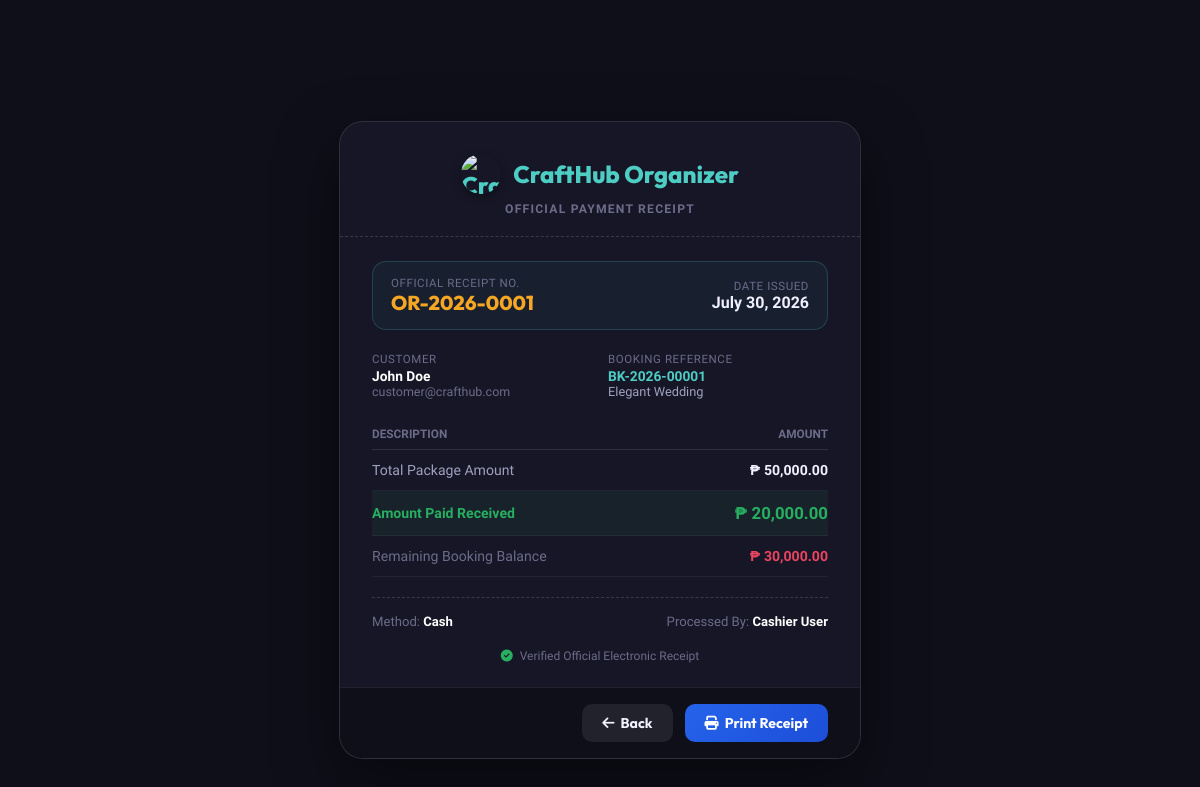
/receipt.php?id=1 (signed in), run on the app's committed database.
### tables this page shows
CREATE TABLE IF NOT EXISTS payments (
    payment_id INT AUTO_INCREMENT PRIMARY KEY,
    booking_id INT NOT NULL,
    cashier_id INT NOT NULL,
    amount_paid DECIMAL(10,2) NOT NULL,
    payment_type ENUM('downpayment','full','balance') NOT NULL DEFAULT 'full',
    payment_method VARCHAR(20) DEFAULT 'cash',
    reference_no VARCHAR(50),
    or_number VARCHAR(20) UNIQUE NOT NULL,
    notes TEXT,
    payment_date TIMESTAMP DEFAULT CURRENT_TIMESTAMP,
    FOREIGN KEY (booking_id) REFERENCES bookings(booking_id) ON DELETE CASCADE,
    FOREIGN KEY (cashier_id) REFERENCES users(user_id) ON DELETE CASCADE
);

CREATE TABLE IF NOT EXISTS users (
    user_id INT AUTO_INCREMENT PRIMARY KEY,
    first_name VARCHAR(20) NULL,
    middle_name VARCHAR(15) NULL,
    last_name VARCHAR(20) NULL,
    surname VARCHAR(20) NULL,
    name VARCHAR(65) NOT NULL,
    email VARCHAR(100) UNIQUE NOT NULL,
    password VARCHAR(255) NOT NULL,
    contact_no VARCHAR(11) NULL COMMENT '11-digit mobile number (09XXXXXXXXX)',
    gender VARCHAR(20) NULL,
    address TEXT,
    id_code VARCHAR(20) UNIQUE NULL,
    temp_password VARCHAR(255) NULL,
    login_email VARCHAR(191) NULL,
    business_name VARCHAR(100) NULL,
    event_type_interest VARCHAR(50) NULL,
    guest_count_est SMALLINT UNSIGNED NULL,
    profile_notes TEXT NULL,
    rejection_reason TEXT NULL,
    ip_address VARCHAR(45) NULL,                            
    role ENUM('customer','staff','cashier','admin') DEFAULT 'customer',
    security_question VARCHAR(255),
    security_answer_hash VARCHAR(255),
    status ENUM('active','inactive','pending_approval','rejected') DEFAULT 'active',
    created_at TIMESTAMP DEFAULT CURRENT_TIMESTAMP
);

CREATE TABLE IF NOT EXISTS bookings (
    booking_id INT AUTO_INCREMENT PRIMARY KEY,
    booking_reference VARCHAR(20) UNIQUE,
    customer_id INT NOT NULL,
    package_id INT NOT NULL,
    venue_id INT NULL,
    event_date DATE NOT NULL,
    payment_due_date DATE NULL,
    event_time TIME DEFAULT '09:00:00',
    event_type ENUM('Wedding','Birthday','Debut','Christening') NOT NULL DEFAULT 'Wedding',
    payment_plan ENUM('full','downpayment') NOT NULL DEFAULT 'full',
    guest_count SMALLINT UNSIGNED DEFAULT 1,                
    original_amount DECIMAL(10,2) NULL,
    discount_percent DECIMAL(5,2) NOT NULL DEFAULT 0.00,
    discount_amount DECIMAL(10,2) NOT NULL DEFAULT 0.00,
    downpayment_percent DECIMAL(5,2) NOT NULL DEFAULT 50.00,
    required_downpayment DECIMAL(10,2) NOT NULL DEFAULT 0.00,
    downpayment_amount DECIMAL(12,2) NOT NULL DEFAULT 0.00,
    total_amount DECIMAL(10,2) NOT NULL DEFAULT 0.00,
    amount_paid DECIMAL(10,2) NOT NULL DEFAULT 0.00,
    status ENUM('Pending','Confirmed','Paid','Completed','Cancelled') DEFAULT 'Pending',
    approved_at TIMESTAMP NULL DEFAULT NULL,
    approved_by INT NULL,
    notes TEXT,
    cancellation_reason TEXT NULL,
    created_at TIMESTAMP DEFAULT CURRENT_TIMESTAMP,
    FOREIGN KEY (customer_id) REFERENCES users(user_id) ON DELETE CASCADE,
    FOREIGN KEY (package_id) REFERENCES packages(package_id) ON DELETE CASCADE,
    FOREIGN KEY (venue_id) REFERENCES venues(venue_id) ON DELETE SET NULL,
    FOREIGN KEY (approved_by) REFERENCES users(user_id) ON DELETE SET NULL
);

CREATE TABLE IF NOT EXISTS packages (
    package_id INT AUTO_INCREMENT PRIMARY KEY,
    package_name VARCHAR(80) NOT NULL,
    event_type ENUM('Wedding','Birthday','Debut','Christening') NOT NULL,
    base_price DECIMAL(10,2) NOT NULL,
    full_payment_discount_percent DECIMAL(5,2) NOT NULL DEFAULT 10.00,
    downpayment_discount_percent DECIMAL(5,2) NOT NULL DEFAULT 5.00,
    downpayment_percent DECIMAL(5,2) NOT NULL DEFAULT 50.00,
    max_slots TINYINT UNSIGNED NOT NULL DEFAULT 5,          
    description TEXT,
    image_url VARCHAR(500) NULL,
    status ENUM('active','inactive') DEFAULT 'active'
);

### includes/functions.php (called while the page is built, shortened)
<?php
function formatCurrency($amount): string {
    $val = (float)($amount ?? 0);
    return '₱ ' . number_format($val, 2);
}
function formatDate(string $date): string {
    $ts = strtotime($date);
    return $ts !== false ? date('F j, Y', $ts) : '—';
}

### receipt.php (the view, shortened to what this page needs)
<?php
require_once __DIR__ . '/includes/functions.php';
$paymentId = (int)($_GET['id'] ?? $_GET['payment_id'] ?? 0);
$db        = getDB();
$stmt = $db->prepare("
    SELECT py.*, py.payment_id AS id,
           b.booking_reference, b.total_amount, b.event_date,
           COALESCE(b.payment_plan, 'full') AS payment_plan,
           COALESCE(b.discount_amount, 0) AS discount_amount,
           COALESCE(b.downpayment_amount, 0) AS downpayment_amount,
           p.package_name, p.base_price,
           c.name AS customer_name, c.email AS customer_email, c.id_code AS customer_id_code, c.contact_no AS customer_phone, c.user_id AS customer_user_id,
           u.name AS cashier_name,
           b.status AS booking_status,
           (SELECT COALESCE(SUM(amount_paid),0) FROM payments WHERE booking_id = b.booking_id) AS booking_total_paid
    FROM payments py
    JOIN bookings b ON py.booking_id = b.booking_id
    JOIN packages p ON b.package_id = p.package_id
    JOIN users c ON b.customer_id = c.user_id
    JOIN users u ON py.cashier_id = u.user_id
    WHERE py.payment_id = ?
");
$stmt->execute([$paymentId]);
$payment = $stmt->fetch();
$totalAmount  = (float)($payment['total_amount'] ?? 0);
$totalPaid    = (float)($payment['booking_total_paid'] ?? 0);
$remBalance   = max(0.0, $totalAmount - $totalPaid);
$orNumber     = !empty($payment['or_number']) ? $payment['or_number'] : ('OR-' . str_pad($payment['id'], 6, '0', STR_PAD_LEFT));
$bookingRef   = !empty($payment['booking_reference']) ? $payment['booking_reference'] : ('BK-' . str_pad($payment['booking_id'], 8, '0', STR_PAD_LEFT));
$isCancelled  = strtolower($payment['booking_status'] ?? '') === 'cancelled';
?>
<!DOCTYPE html>
<html lang="en">
<head>
    <link rel="stylesheet" href="https://cdnjs.cloudflare.com/ajax/libs/font-awesome/6.4.0/css/all.min.css">
</head>
<body>
<div class="receipt-card">
    <div class="receipt-header">
        <div class="brand-logo">
            <img src="<?= APP_URL ?>/assets/images/logo.png" alt="CraftHub Logo" class="receipt-logo-img" width="40" height="40" style="width:40px;height:40px;min-width:40px;max-width:40px;border-radius:50%;object-fit:cover;box-shadow:0 3px 10px rgba(0,0,0,0.35);vertical-align:middle;display:inline-block;">
            <span><?= APP_NAME ?></span>
        </div>
        <div class="receipt-badge">Official Payment Receipt</div>
    </div>
    <div class="receipt-body<?= $isCancelled ? ' is-cancelled' : '' ?>">
        <div class="meta-box">
            <div>
                <div class="meta-label">Official Receipt No.</div>
                <div class="meta-val-or"><?= htmlspecialchars($orNumber) ?></div>
            </div>
            <div style="text-align:right;">
                <div class="meta-label">Date Issued</div>
                <div style="font-weight:700;color:var(--text-primary);"><?= formatDate($payment['payment_date']) ?></div>
            </div>
        </div>
        <div class="grid-details">
            <div class="detail-group">
                <span class="meta-label">Customer</span>
                <strong><?= htmlspecialchars($payment['customer_name']) ?></strong>
                <div style="font-size:0.78rem;color:var(--text-muted);"><?= htmlspecialchars($payment['customer_email']) ?></div>
            </div>
            <div class="detail-group">
                <span class="meta-label">Booking Reference</span>
                <strong style="color:var(--accent-teal);"><?= htmlspecialchars($bookingRef) ?></strong>
                <div style="font-size:0.8rem;color:var(--text-secondary);"><?= htmlspecialchars($payment['package_name']) ?></div>
            </div>
        </div>
        <table class="table-breakdown">
            <thead>
                <tr>
                    <th>Description</th>
                    <th style="text-align:right;">Amount</th>
                </tr>
            </thead>
            <tbody>
                <?php
                $discAmt = (float)($payment['discount_amount'] ?? 0);
                $basePkgPrice = (float)($payment['base_price'] ?? 0);
                $isDpPlan = ($payment['payment_plan'] ?? 'full') === 'downpayment';
                ?>
                <?php if ($discAmt > 0): ?>
                <tr>
                    <td style="color:var(--text-secondary);">Original Package Price</td>
                    <td style="text-align:right;font-weight:600;color:var(--text-muted);text-decoration:line-through;">
                        <?= formatCurrency($basePkgPrice > 0 ? $basePkgPrice : ($totalAmount + $discAmt)) ?>
                    </td>
                </tr>
                <tr style="background:rgba(46,204,113,0.08);">
                    <td style="color:#2ecc71;font-weight:600;">
                        <i class="fa-solid fa-tag"></i> Discount Applied (<?= $isDpPlan ? 'Downpayment Plan' : 'Full Payment Plan' ?>)
                    </td>
                    <td style="text-align:right;font-weight:700;color:#2ecc71;">
                        -<?= formatCurrency($discAmt) ?>
                    </td>
                </tr>
                <tr>
                    <td style="color:var(--text-secondary);font-weight:700;">Total Amount (After Discount)</td>
                    <td style="text-align:right;font-weight:700;"><?= formatCurrency($totalAmount) ?></td>
                </tr>
                <?php else: ?>
                <tr>
                    <td style="color:var(--text-secondary);">Total Package Amount</td>
                    <td style="text-align:right;font-weight:700;"><?= formatCurrency($totalAmount) ?></td>
                </tr>
                <?php endif; ?>
                <tr style="background:rgba(39,174,96,0.08);">
                    <td style="color:#27ae60;font-weight:700;">Amount Paid Received</td>
                    <td style="text-align:right;font-weight:800;color:#27ae60;font-size:1.05rem;"><?= formatCurrency($payment['amount_paid']) ?></td>
                </tr>
                <tr>
                    <td style="color:var(--text-muted);">Remaining Booking Balance</td>
                    <td style="text-align:right;font-weight:700;color:<?= $remBalance > 0 ? 'var(--accent-red)' : '#27ae60' ?>;">
                        <?= $remBalance > 0 ? formatCurrency($remBalance) : 'PAID OFF' ?>
                    </td>
                </tr>
            </tbody>
        </table>
        <div class="footer-bar">
            <div>
                Method: <strong style="color:#fff;"><?= ucwords(str_replace('_',' ', $payment['payment_method'] ?? 'cash')) ?></strong>
            </div>
            <div>
                Processed By: <strong style="color:#fff;"><?= htmlspecialchars($payment['cashier_name']) ?></strong>
            </div>
        </div>
        <div style="text-align:center;margin-top:20px;font-size:0.75rem;color:var(--text-muted);">
            <i class="fa-solid fa-circle-check" style="color:#27ae60;margin-right:4px;"></i> Verified Official Electronic Receipt
        </div>
    </div>
    <div class="action-bar">
        <button onclick="window.history.back()" class="btn btn-secondary"><i class="fa-solid fa-arrow-left"></i> Back</button>
        <button onclick="window.print()" class="btn btn-primary"><i class="fa-solid fa-print"></i> Print Receipt</button>
    </div>
</div>
</body>
</html>

### receipt.php (style rules this page uses)
:root { --bg-dark: #0f0f1a; --bg-card: #161626; --accent-teal: #4ecdc4; --accent-gold: #f5a623; --accent-red: #e94560; --text-primary: #f0f0ff; --text-secondary: #a0a0c0; --text-muted: #6c6c8a; }
body { background: var(--bg-dark); color: var(--text-primary); font-family: 'Plus Jakarta Sans', sans-serif; margin: 0; padding: 40px 20px; min-height: 100vh; display: flex; flex-direction: column; align-items: center; justify-content: center; }
.receipt-card { background: var(--bg-card); border: 1px solid rgba(255, 255, 255, 0.1); border-radius: 24px; width: 100%; max-width: 520px; overflow: hidden; box-shadow: 0 24px 60px rgba(0, 0, 0, 0.5); position: relative; }
.receipt-header { text-align: center; padding: 32px 32px 20px 32px; border-bottom: 1px dashed rgba(255, 255, 255, 0.15); }
.brand-logo { font-family: 'Outfit', sans-serif; font-size: 1.5rem; font-weight: 800; color: var(--accent-teal); display: inline-flex; align-items: center; gap: 12px; }
.receipt-logo-img { width: 42px; height: 42px; border-radius: 50%; object-fit: cover; box-shadow: 0 4px 14px rgba(0, 0, 0, 0.4); }
.receipt-badge { font-size: 0.76rem; color: var(--text-muted); text-transform: uppercase; letter-spacing: 0.1em; margin-top: 4px; font-weight: 700; }
.receipt-body { padding: 24px 32px; }
.meta-box { display: flex; justify-content: space-between; align-items: center; background: rgba(78, 205, 196, 0.06); border: 1px solid rgba(78, 205, 196, 0.2); padding: 14px 18px; border-radius: 14px; margin-bottom: 20px; }
.meta-label { font-size: 0.72rem; color: var(--text-muted); text-transform: uppercase; letter-spacing: 0.05em; }
.meta-val-or { font-family: 'Outfit', sans-serif; font-size: 1.25rem; font-weight: 800; color: var(--accent-gold); }
.grid-details { display: grid; grid-template-columns: 1fr 1fr; gap: 16px; margin-bottom: 20px; font-size: 0.86rem; }
.detail-group strong { color: #fff; display: block; margin-top: 2px; }
.table-breakdown { width: 100%; border-collapse: collapse; margin-bottom: 20px; font-size: 0.88rem; }
.table-breakdown th { text-align: left; padding: 8px 0; border-bottom: 1px solid rgba(255, 255, 255, 0.1); color: var(--text-muted); font-size: 0.74rem; text-transform: uppercase; }
.table-breakdown td { padding: 12px 0; border-bottom: 1px solid rgba(255, 255, 255, 0.05); }
.footer-bar { display: flex; justify-content: space-between; align-items: center; padding-top: 16px; border-top: 1px dashed rgba(255, 255, 255, 0.15); font-size: 0.82rem; color: var(--text-muted); }
.action-bar { background: #0f0f1a; padding: 16px 32px; display: flex; gap: 12px; justify-content: flex-end; border-top: 1px solid rgba(255, 255, 255, 0.08); }
.btn { padding: 10px 20px; border-radius: 10px; font-weight: 700; font-family: 'Outfit', sans-serif; font-size: 0.88rem; border: none; cursor: pointer; display: inline-flex; align-items: center; gap: 6px; text-decoration: none; transition: all 0.2s ease; }
.btn-secondary { background: rgba(255,255,255,0.08); color: var(--text-primary); }
.btn-primary { background: linear-gradient(135deg, #2563eb, #1d4ed8); color: #fff; }

### data on the page
payments: or_number "OR-2026-0001", payment_date "July 30, 2026", users.name "John Doe", users.email "customer@crafthub.com", booking.booking_reference "BK-2026-00001", packages.package_name "Elegant Wedding", booking.total_amount "₱ 50,000.00", amount_paid "₱ 20,000.00", payment_method "Cash", cashier.name "Cashier User"

### other printed values
APP_NAME "CraftHub Organizer"
formatCurrency($remBalance) "₱ 30,000.00"
